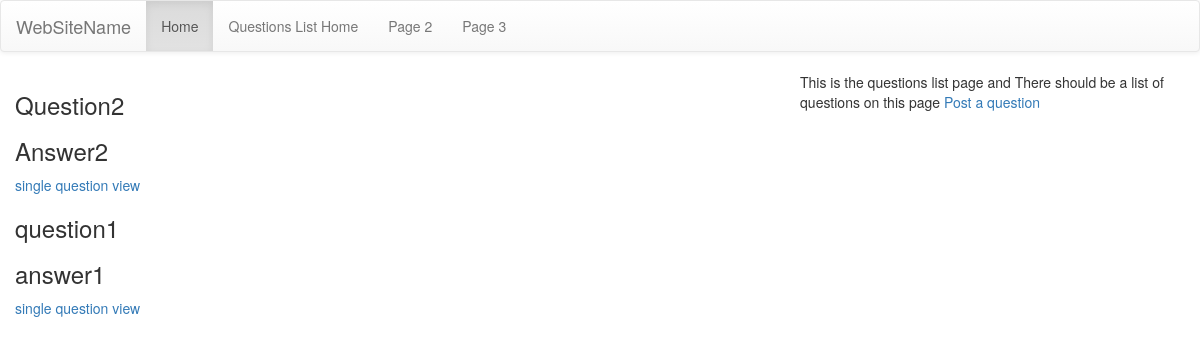
The app's page /questions/questionslist/, older data.
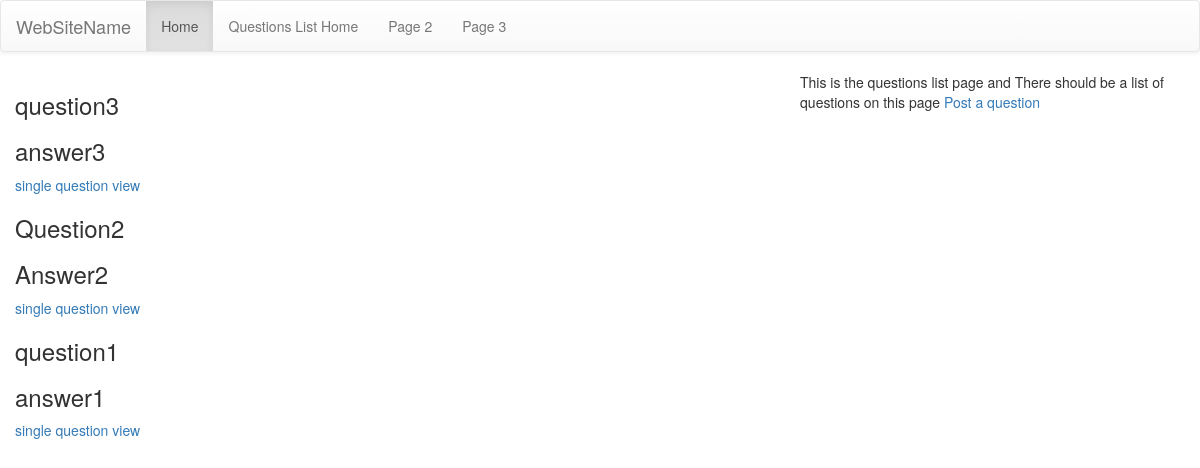
The same page, newer data.
### questions/models.py (models this page shows, shortened)
class Question(models.Model):
    class Meta:
        ordering = ['-date_updated']
    question = models.TextField(blank=False, null=False) # unique=True,
    question_html = models.TextField(blank=False, null=False)
    answer = models.TextField(blank=False, null=False)
    answer_html = models.TextField(blank=False, null=False)
    date_created = models.DateTimeField(auto_now=True, null=True)
    date_updated = models.DateTimeField(auto_now=True, null=True)

### questions/views.py (the view)
class QuestionList(generic.ListView):
    model = models.Question

### questions/templates/questions/question_list.html
{% extends 'base.html' %}
{% block content %}
<div class="col-md-8">
	{% for question in question_list %}
        {% include "questions/_question.html" %}
	{% endfor %}
</div>
This is the questions list page and
There should be a list of questions on this page
    <a href="{% url "questions:create" %}">Post a question</a>
{% endblock %}

### questions/templates/questions/_question.html
<h3>{{ question.question_html|safe }}</h3>
<h3>{{ question.answer_html|safe }}</h3>
<a href="{% url 'questions:single' pk=question.pk %}"> single question view</a></a>

Row changes from the older to the newer data that the page shows:
added Question: question_html "question3", answer_html "answer3"
